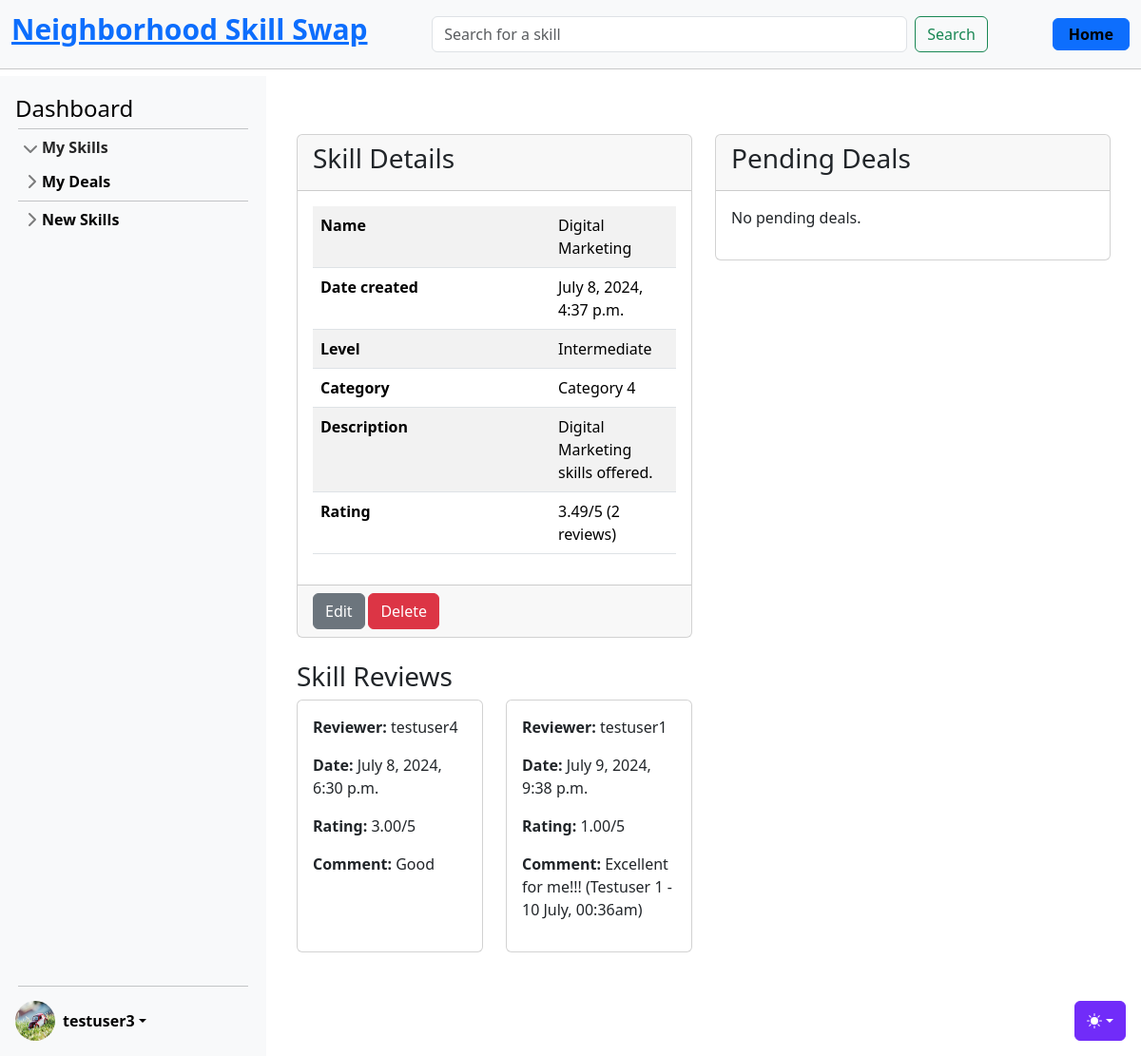
The page /skills/13/ (signed in) on the database as committed earlier.
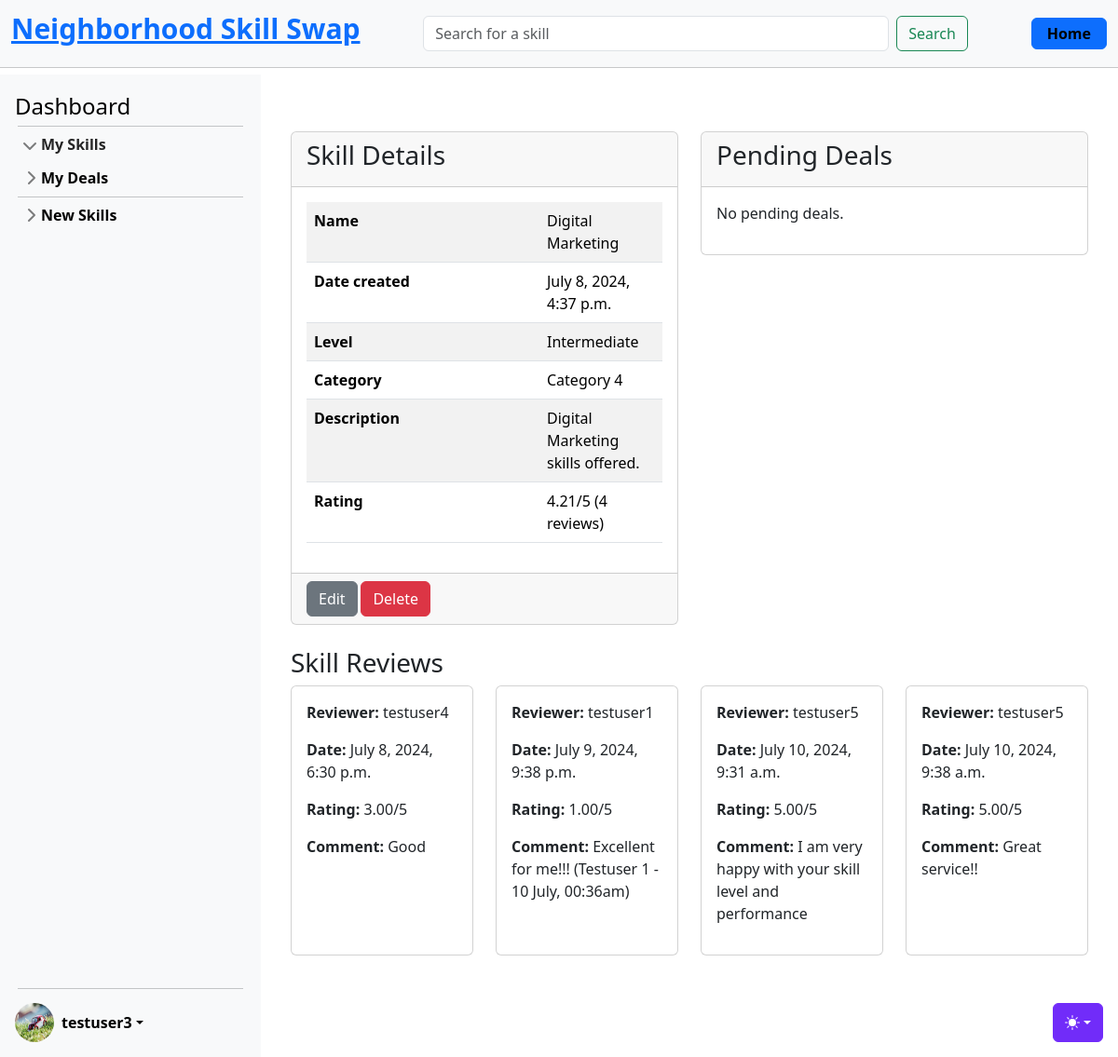
The same page on the database as committed later.
### accounts/models.py (models this page shows, shortened)
class CustomUser(AbstractUser):
    age = models.PositiveIntegerField(null=True, blank=True)

class UserProfile(models.Model):
    user = models.OneToOneField(
        CustomUser, on_delete=models.CASCADE, related_name="profile"
    )  # A one-to-one link to the user model
    profile_image = models.ImageField(
        upload_to="profile_images/", null=True, blank=True
    )  # A field to upload a profile image
    location = models.CharField(
        max_length=255, blank=True
    )  # Information about where the user is located (could be a city, region, or specific address)
    bio = models.TextField(
        max_length=500, blank=True
    )  # A short biography or description about the user.
    phone_number = models.CharField(
        max_length=20, blank=True
    )  # A phone number for contact purposes
    skills_offered = models.TextField(
        max_length=500, blank=True
    )  # A field to summarize the skills the user offers
    availability = models.CharField(
        max_length=255, blank=True
    )  # Information about the user's general availability (e.g., evenings, weekends)
    credits = models.IntegerField(
        default=0
    )  # Field to store the number of credits a user has

### skills/models.py (models this page shows, shortened)
class Skill(models.Model):
    name = models.CharField(max_length=100, blank=False)
    level = models.CharField(max_length=20, blank=False)
    description = models.TextField()
    owner = models.ForeignKey(settings.AUTH_USER_MODEL, on_delete=models.CASCADE)
    category = models.ForeignKey(Category, on_delete=models.CASCADE)
    date = models.DateTimeField(auto_now_add=True)
    skill_type = models.CharField(max_length=20, blank=False)
    rating = models.FloatField(default=5.0)
    def deal_exists_for_user(self, user):
        return SkillDeal.objects.filter(
            skill=self, owner=user, status=SkillDeal.PENDING
        ).exists()

class Category(models.Model):
    name = models.CharField(max_length=100, unique=True, blank=False)
    def __str__(self):
        return self.name

class Review(models.Model):
    skill = models.ForeignKey(Skill, on_delete=models.CASCADE)
    owner = models.ForeignKey(get_user_model(), on_delete=models.CASCADE)
    review = models.TextField()
    rating = models.FloatField(default=5.0)
    date = models.DateTimeField(auto_now_add=True)
    deal = models.OneToOneField(SkillDeal, on_delete=models.CASCADE)

### skills/views_skills.py (the view)
# urls.py: path("<int:pk>/", SkillDetailView.as_view(), name="skill_detail"),
class SkillDetailView(LoginRequiredMixin, DetailView):
    model = Skill
    template_name = "skills/skill_detail.html"
    context_object_name = "skill"
    def get_context_data(self, **kwargs: str) -> dict[str, str]:
        context = super().get_context_data(**kwargs)
        skill = self.get_object()
        user = self.request.user
        pending_deals = SkillDeal.objects.filter(skill=skill, status=SkillDeal.PENDING)
        context["pending_deals"] = pending_deals
        context["deal_exists"] = skill.deal_exists_for_user(user)
        reviews = Review.objects.filter(skill=skill)
        reviews_count = reviews.count()
        context["reviews"] = reviews
        context["reviews_count"] = reviews_count
        return context

### templates/skills/skill_detail.html (shortened to what this page needs)
{% extends 'base.html' %}
{% block content %}
<div class="container mt-5">
    <div class="row mb-4">
        <div class="{% if user == skill.owner %}col-md-6{% else %}col-12{% endif %}">
            <div class="card">
                <div class="card-header">
                    <h3>Skill Details</h3>
                </div>
                <div class="card-body">
                    <table class="table table-striped">
                        <tbody>
                            <tr>
                                <th>Name</th>
                                <td>{{ skill.name }}</td>
                            </tr>
                            <tr>
                                <th>Date created</th>
                                <td>{{ skill.date }}</td>
                            </tr>
                            <tr>
                                <th>Level</th>
                                <td>{{ skill.level }}</td>
                            </tr>
                            <tr>
                                <th>Category</th>
                                <td>{{ skill.category }}</td>
                            </tr>
                            <tr>
                                <th>Description</th>
                                <td>{{ skill.description }}</td>
                            </tr>
                            <tr>
                                <th>Rating</th>
                                {% if reviews_count == 1 %}
                                    <td>{{ skill.rating|floatformat:2 }}/5 ({{ reviews_count }} review)</td>
                                {% else %}
                                    <td>{{ skill.rating|floatformat:2 }}/5 ({{ reviews_count }} reviews)</td>
                                {% endif %}
                            </tr>
                        </tbody>
                    </table>
                </div>
                <div class="card-footer">
                    {% if user == skill.owner %}
                        <a href="{% url 'skill_edit' skill.pk %}" class="btn btn-secondary">Edit</a>
                        <a href="{% url 'skill_delete' skill.pk %}" class="btn btn-danger">Delete</a>
                    {% endif %}
                </div>
            </div>
        </div>
        {% if user == skill.owner %}
        <div class="col-md-6">
            <div class="card">
                <div class="card-header">
                    <h3>Pending Deals</h3>
                </div>
                <div class="card-body">
                    {% if pending_deals %}
                        {% for deal in pending_deals %}
                            <div class="alert alert-warning">
                                <p>Request by: {{ deal.owner.username }}</p>
                                <a href="{% url 'skill_deal_accept' deal.pk %}" class="btn btn-success">Accept Deal</a>
                                <a href="{% url 'skill_deal_reject' deal.pk %}" class="btn btn-danger">Reject Deal</a>
                            </div>
                        {% endfor %}
                    {% else %}
                        <p>No pending deals.</p>
                    {% endif %}
                </div>
            </div>
        </div>
        {% endif %}
    </div>
    <div class="row">
        <div class="col-12">
            <h3>Skill Reviews</h3>
            {% if reviews %}
            <div class="row">
                {% for review in reviews %}
                <div class="col-md-3 mb-3">
                    <div class="card h-100">
                        <div class="card-body">
                            <p><strong>Reviewer:</strong> {{ review.owner.username }}</p>
                            <p><strong>Date:</strong> {{ review.date }}</p>
                            <p><strong>Rating:</strong> {{ review.rating|floatformat:2 }}/5</p>
                            <p><strong>Comment:</strong> {{ review.review }}</p>
                        </div>
                    </div>
                </div>
                {% endfor %}
            </div>
            {% else %}
            <p>No reviews yet.</p>
            {% endif %}
        </div>
    </div>
</div>
{% endblock %}

### templates/base.html (shortened to what this page needs)
{% load static %}
<!doctype html>
<html lang="en" data-bs-theme="auto">
<head>
  <link href="{% static 'css/bootstrap.min.css' %}" rel="stylesheet">
  <link href="{% static 'css/sidebars.css' %}" rel="stylesheet">
  <link href="{% static 'css/main.css' %}" rel="stylesheet">
  <link href="{% static 'css/profile.css' %}" rel="stylesheet">
  <link href="{% static 'css/all.min.css' %}" rel="stylesheet">
  <link href="{% static 'css/bootstrap-icons.css' %}" rel="stylesheet">
  <link href="{% static 'css/dashboard.css' %}" rel="stylesheet">
  <link rel="stylesheet" href="https://cdnjs.cloudflare.com/ajax/libs/bootstrap-icons/1.5.0/font/bootstrap-icons.min.css">
  <link rel="stylesheet" href="https://cdnjs.cloudflare.com/ajax/libs/font-awesome/6.0.0-beta3/css/all.min.css">
</head>
<body>
  <div class="dropdown position-fixed bottom-0 end-0 mb-3 me-3 bd-mode-toggle">
    <button class="btn btn-bd-primary py-2 dropdown-toggle d-flex align-items-center"
            id="bd-theme"
            type="button"
            aria-expanded="false"
            data-bs-toggle="dropdown"
            aria-label="Toggle theme (auto)">
      <svg class="bi my-1 theme-icon-active" width="1em" height="1em"><use href="#circle-half"></use></svg>
    </button>
  </div>
<header class="site-header sticky-top">
  <nav class="navbar navbar-expand-lg bg-body-tertiary">
      <div class="container-fluid">
          <h2 class="navbar-brand mx-auto site-title link-body-emphasis text-decoration-none">
            <a href="{% url 'home' %}">Neighborhood Skill Swap</a>
          </h2>
          <div class="collapse navbar-collapse justify-content-center" id="navbarNav">
            <form action="{% url 'skill_search' %}" method="get" class="d-flex" role="search">
                <input class="form-control me-2" type="search" name="search_term" placeholder="Search for a skill" aria-label="Search" style="width: 500px">
                <button class="btn btn-outline-success" type="submit">Search</button>
            </form>
          </div>
          <div class="navbar-nav ms-auto">
              <a class="btn btn-primary fw-bold text-black py-1 px-3" href="http://127.0.0.1:8000/">Home</a>
          </div>
      </div>
  </nav>
  <hr style="margin: 0px;">
</header>
<main class="d-flex flex-nowrap vh-100">
  <div class="d-flex flex-column">
    {% include 'partials/_sidebar.html' %}
  </div>
  <div class="flex-grow-1 main-content overflow-auto">
    {% block content %}
    {% endblock %}
  </div>
</main>
</body>
</html>

### templates/partials/_sidebar.html (shortened to what this page needs)
{% load static %}
<div class="sidebar d-flex flex-column flex-shrink-0 p-3 bg-body-tertiary" style="width: 280px;">
    <a href="{% url 'dashboard' user.id %}" class="d-flex align-items-center mb-3 mb-md-0 me-md-auto link-body-emphasis text-decoration-none">
        <span class="fs-4">Dashboard</span>
    </a>
    <hr>
    <ul class="list-unstyled ps-0">
        <li class="mb-1">
            <button class="btn btn-toggle d-inline-flex align-items-center rounded border-0 collapsed" data-bs-toggle="collapse" data-bs-target="#home-collapse" aria-expanded="true">
                My Skills
            </button>
        </li>
        <li class="mb-1">
            <button class="btn btn-toggle d-inline-flex align-items-center rounded border-0 collapsed" data-bs-toggle="collapse" data-bs-target="#dashboard-collapse" aria-expanded="false">
                My Deals
            </button>
        </li>
        <hr>
        <li class="mb-1">
            <button class="btn btn-toggle d-inline-flex align-items-center rounded border-0 collapsed" data-bs-toggle="collapse" data-bs-target="#orders-collapse" aria-expanded="false">
                New Skills
            </button>
        </li>
    </ul>
    <div class="dropdown mt-auto">
        <hr style="margin-bottom: 15px;">
        <a href="#" class="d-flex align-items-center link-body-emphasis text-decoration-none dropdown-toggle" data-bs-toggle="dropdown" aria-expanded="false">
            {% if user.is_authenticated %}
                {% if user.profile.profile_image %}
                    <img src="{{ user.profile.profile_image.url }}" alt="" width="42" height="42" class="rounded-circle me-2">
                {% else %}
                    <img src="{% static 'img/default_pic.jpg' %}" alt="" width="42" height="42" class="rounded-circle me-2">
                {% endif %}
                <strong>{{ user.username }}</strong>
            {% else %}
                <strong>User</strong>
            {% endif %}
        </a>
    </div>
</div>

### static/css/sidebars.css (style rules this page uses)
body { min-height: 100vh; min-height: -webkit-fill-available; }
html { height: -webkit-fill-available; }
main { height: 100vh; height: -webkit-fill-available; max-height: 100vh; overflow-x: auto; overflow-y: hidden; }
.dropdown-toggle { outline: 0; }
.btn-toggle { padding: .25rem .5rem; font-weight: 600; color: var(--bs-emphasis-color); background-color: transparent; }
.btn-toggle::before { width: 1.25em; line-height: 0; transition: transform .35s ease; transform-origin: .5em 50%; }
.btn-toggle[aria-expanded="true"] { color: rgba(var(--bs-emphasis-color-rgb), .85); }
.btn-toggle[aria-expanded="true"]::before { transform: rotate(90deg); }

### static/css/main.css (style rules this page uses)
.bi { vertical-align: -.125em; fill: currentColor; }
.btn-bd-primary { --bd-violet-bg: #712cf9; --bd-violet-rgb: 112.520718, 44.062154, 249.437846; --bs-btn-font-weight: 600; --bs-btn-color: var(--bs-white); --bs-btn-bg: var(--bd-violet-bg); --bs-btn-border-color: var(--bd-violet-bg); --bs-btn-hover-color: var(--bs-white); --bs-btn-hover-bg: #6528e0; --bs-btn-hover-border-color: #6528e0; --bs-btn-focus-shadow-rgb: var(--bd-violet-rgb); --bs-btn-active-color: var(--bs-btn-hover-color); --bs-btn-active-bg: #5a23c8; --bs-btn-active-border-color: #5a23c8; }
.bd-mode-toggle { z-index: 1500; }
.site-title { font-size: 30px; font-weight: bold; color: whitesmoke; margin-bottom: 10px; }
hr { margin: 3px; }
.site-header { margin-bottom: 0; }
.sidebar { position: fixed; top: 80px; left: 0; bottom: 0; width: 280px; padding: 20px; background-color: #f8f9fa; overflow-y: auto; z-index: 1000; }
.main-content { margin-left: 280px; padding: 20px; }

### static/css/profile.css (style rules this page uses)
.table-striped tbody tr:nth-of-type(odd) { background-color: #ffffff; }
.table th { width:250px; height: auto; }

### static/css/dashboard.css (style rules this page uses)
.card-footer { font-size: 0.9rem; }

Rows that differ between the two databases and show on the page:
changed Skill "Digital Marketing": rating "3.49" → "4.21"
added Review: owner.username "testuser5", date "July 10, 2024, 9:31 a.m.", rating "5.00", review "I am very happy with your skill level and performance"
added Review: owner.username "testuser5", date "July 10, 2024, 9:38 a.m.", rating "5.00", review "Great service!!"
Other text that changed with them:
{{ reviews_count }}: "2" → "4"
